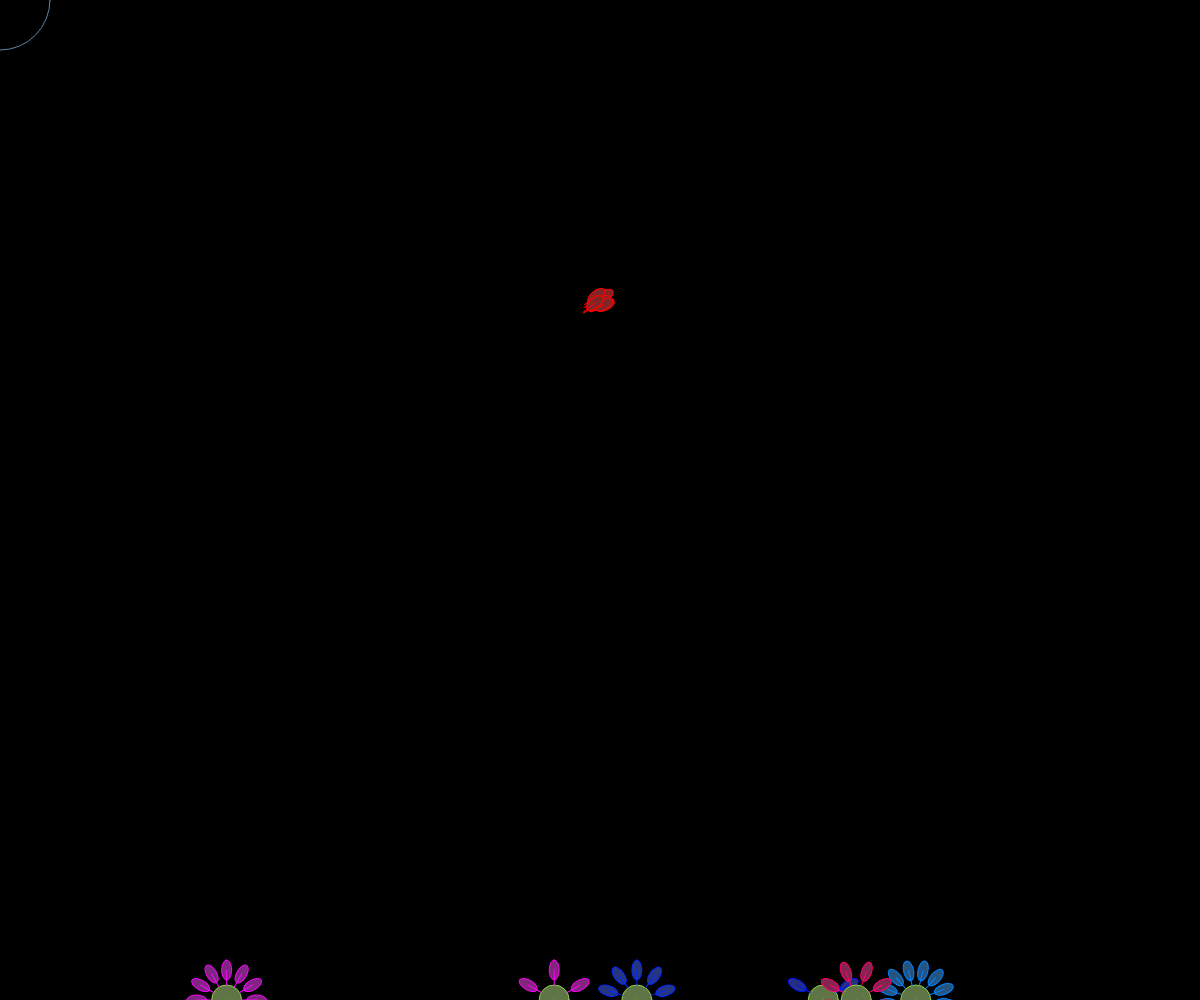
Frame 1 (no input)
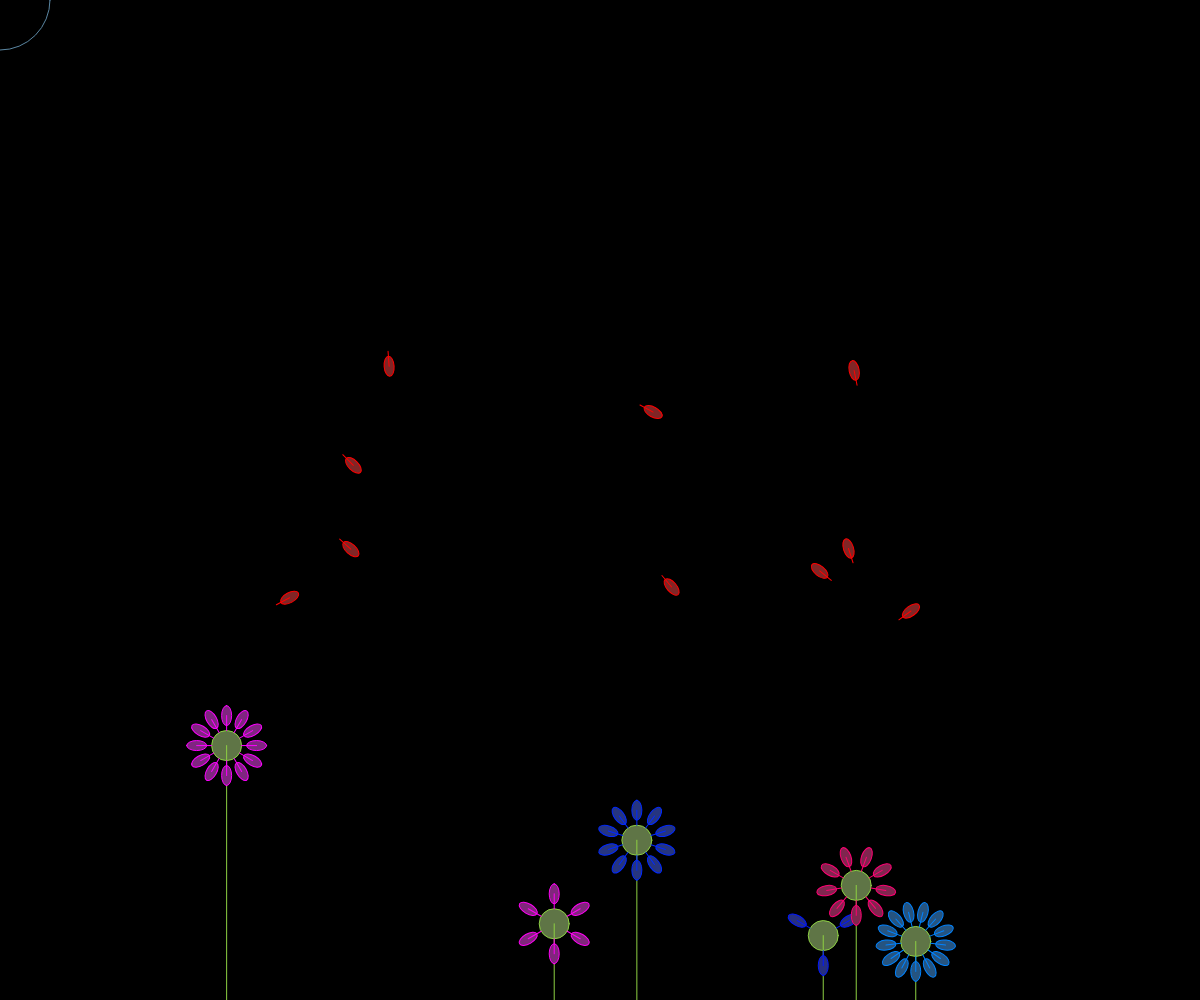
Frame 60 (no input)
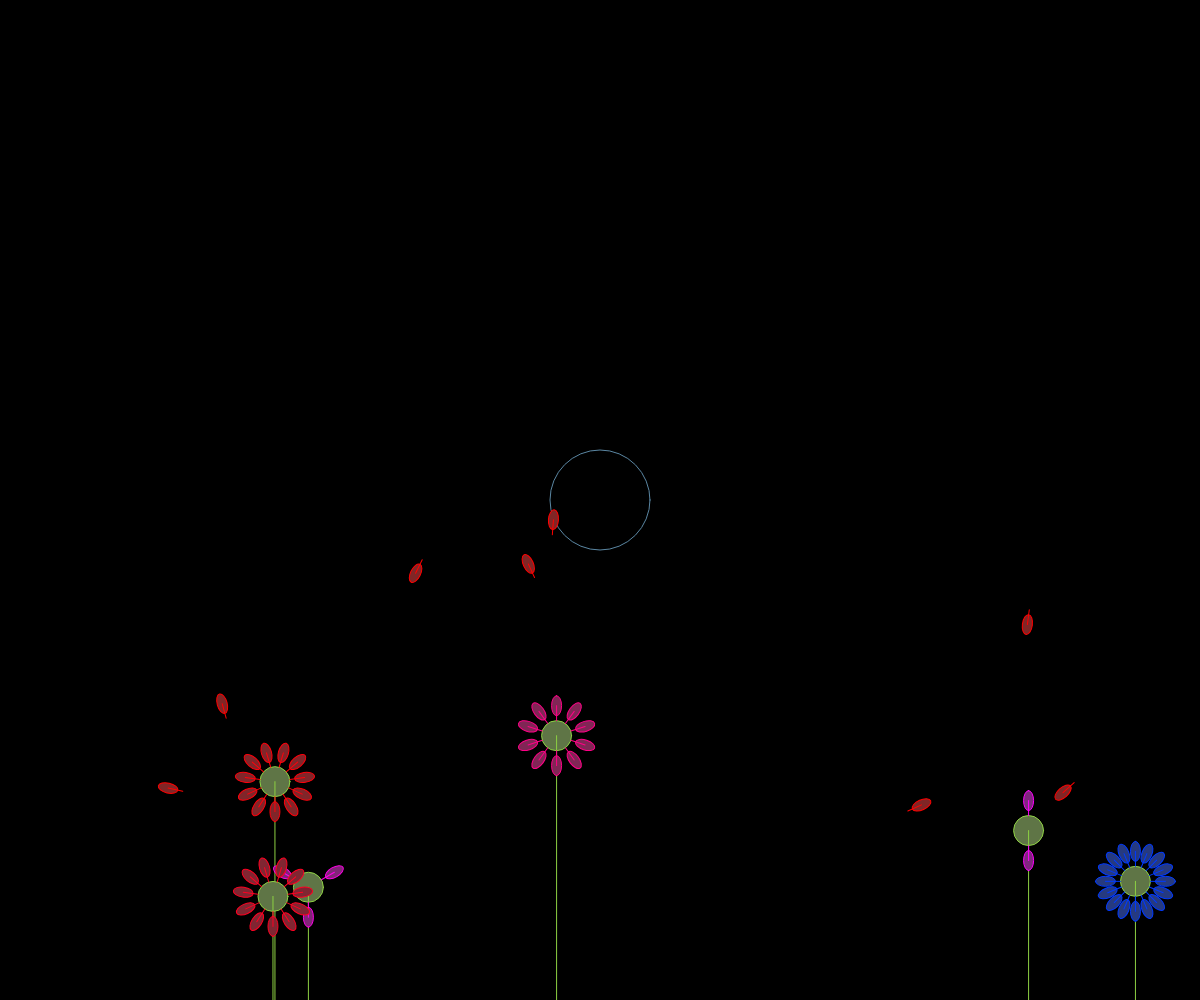
Frame 120 (the mouse pressed at the canvas centre since frame 60)

The p5.js sketch that drew these frames (run headless with seeded random() and noise() and a simulated clock; from frame 60 on, the mouse is pressed at the canvas centre):

// p5.js sketch
// ── sketch.js
var obj_petal = [];
var obj_stem = [];
var angle = 0;


function setup() {
  createCanvas(window.innerWidth, window.innerHeight);

  for (var i = 0; i<10; i++) {
    obj_petal.push(new petal(window.innerWidth/2,window.innerWidth/4,0));
  }

  for (var i = 0; i<6; i++) {
    obj_stem.push(new stem(window.innerWidth*getRandom(0.05,0.95),window.innerHeight));
  }

}

function draw() {

  background('#000000')
  //textSize(100);
  //textAlign(CENTER);
  //textStyle(BOLD);
  //text("KARTIK", (window.innerWidth/2), (window.innerHeight/2)+50);

  noFill();
  stroke('#5b87a3');
  ellipse(mouseX,mouseY,100);

//  if (mouseIsPressed) {
    //obj_petal.push(new petal(mouseX,mouseY));
  //}

  for (var i = 0; i<obj_petal.length; i++) {
    if (obj_petal[i].dead == 1) {
      obj_petal.splice(i, 1);
    }
    if (obj_petal[i] === undefined) {
    } else {
      obj_petal[i].move();
      obj_petal[i].display();
    }
  }

  for (var i = 0; i<obj_stem.length; i++) {
    obj_stem[i].display();
    obj_stem[i].move();
  }

angle+=0.1;

}

function petal(xx,yy,cc) {

  this.x = xx;
  this.y = yy;
  this.hsp = getRandom(-10,10);
  this.vsp = getRandom(-10,10);
  this.gravity = 0.2;
  this.speed = 0.1 * getRandom(0.5,2);
  this.max = 4 * getRandom(1,1.3);
  this.xPos = this.x;
  this.dead = 0;
  this.col = cc;

  this.display = function() {
    //stroke('#ff2828');
    //fill('#522f2f');
    colorMode(HSB);
    stroke(this.col,100,100);
    fill(this.col,70,50);
    this.xPos = this.x;
    push();
    translate(this.x,this.y);
    rotate(this.xPos/50);
    ellipse(0,0,20,10);
    line(-15,0,0,0);
    pop();
  };

  this.move = function() {
    if (dist(this.x,this.y,mouseX,mouseY) < 300) {
      if (mouseY < this.y) {
        this.vsp -= this.speed;
      }
      if (mouseY > this.y) {
        this.vsp += this.speed;
      }
      if (mouseX < this.x) {
        this.hsp -= this.speed;
      }
      if (mouseX > this.x) {
        this.hsp += this.speed;
      }
    } else {
      this.vsp += this.gravity;
    }

    this.hsp = clampTo(-this.max,this.max,this.hsp);
    this.vsp = clampTo(-this.max,this.max,this.vsp);

    this.x += this.hsp;
    this.y += this.vsp;
    if (this.y > window.innerHeight) {
      this.dead = 1;
    }

  };

}

function stem(xx,yy) {
  this.x = xx;
  this.y = yy;
  this.lengthStem = 150 * getRandom(0.3,1.8);
  this.x1 = xx;
  this.y1 = this.y-this.lengthStem;
  this.xP = xx;
  this.yP = yy;
  this.bare = 0;
  this.density = getRandomInt(2,16);
  //
  this.col = getRandom(180,360);
  //
  this.display = function() {
    stroke('#8dd043');
    fill('#5f7546');
    ellipse(this.xP,this.yP,30);
    line(this.x,this.y,this.xP,this.yP);
    var angle = 0;
    if (this.bare == 0) {
    for (var i = 0; i < this.density; i++) {
        var xPetal = this.xP+sin(angle)*30;
        var yPetal = this.yP+cos(angle)*30;
        push();
        translate(xPetal,yPetal);
        rotate((PI/2)-angle);
        stroke(this.col,100,100);
        fill(this.col,70,50);
        ellipse(0,0,20,10);
        line(-15,0,0,0);
        pop();
        angle += TWO_PI/this.density;
      }
    }

  };

  this.move = function() {
    if (dist(xx,this.y-this.lengthStem,mouseX,mouseY)<100) {
      this.x1 = mouseX;
      this.y1 = mouseY;
      if (this.bare == 0) {
        for (var i = 0; i<this.density; i++) {
          obj_petal.push(new petal(this.x1,this.y1,this.col));
        }
      }
      this.bare = 1;

    } else {
      this.x1 = xx;
      this.y1 = this.y-this.lengthStem;
    }
    this.xP += (this.x1-this.xP)/5;
    this.yP += (this.y1-this.yP)/5;
  };

}


function clampTo(min,max,x) {
  return Math.min(Math.max(x, min), max);
}

function getRandom(min, max) {
  return Math.random() * (max - min) + min;
}
function getRandomInt(min, max) {
  return Math.floor(Math.random() * (max - min + 1) + min);
}
function mousePressed() {
  obj_stem = [];
  for (var i = 0; i<6; i++) {
    obj_stem.push(new stem(window.innerWidth*getRandom(0.05,0.95),window.innerHeight));
  }
}
